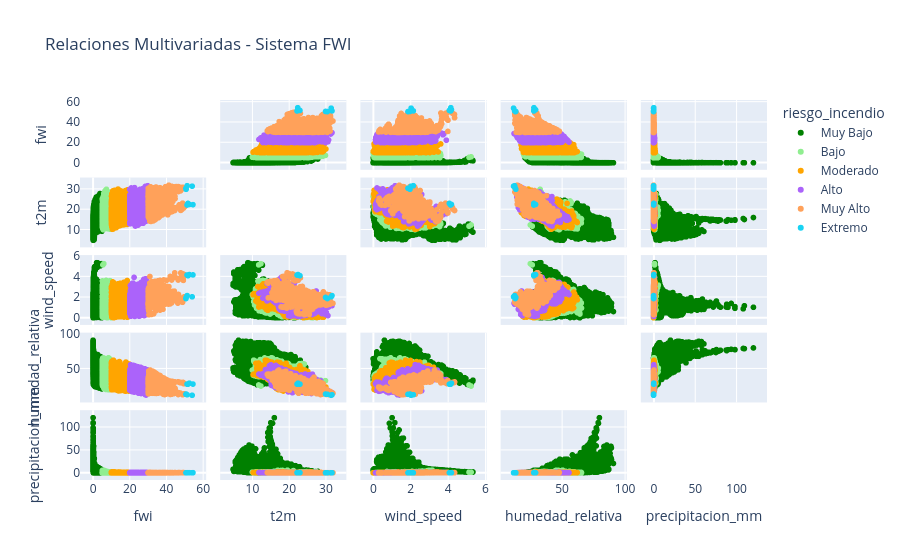

The notebook cell this image was saved under:
### Code cell
# Scatter matrix de variables clave
fig_scatter = px.scatter_matrix(
    df,
    dimensions=['fwi', 't2m', 'wind_speed', 'humedad_relativa', 'precipitacion_mm'],
    color='riesgo_incendio',
    color_discrete_map={
        'Muy Bajo': 'green',
        'Bajo': 'lightgreen', 
        'Moderado': 'orange'
    },
    title="Relaciones Multivariadas - Sistema FWI"
)
fig_scatter.update_traces(diagonal_visible=False)
fig_scatter.show()

### Figure 1 — Plotly figure (JSON) as saved in the notebook; plotly's stock layout.template omitted (floating-point values rounded to 4 significant figures; data arrays with more than 128 entries replaced by an {"elided": "..."} marker saying what was removed)
{"data": [{"diagonal": {"visible": false}, "dimensions": [{"axis": {"matches": true}, "label": "fwi", "values": {"elided": "6915 float values"}}, {"axis": {"matches": true}, "label": "t2m", "values": {"elided": "6915 float values"}}, {"axis": {"matches": true}, "label": "wind_speed", "values": {"elided": "6915 float values"}}, {"axis": {"matches": true}, "label": "humedad_relativa", "values": {"elided": "6915 float values"}}, {"axis": {"matches": true}, "label": "precipitacion_mm", "values": {"elided": "6915 float values"}}], "hovertemplate": "riesgo_incendio=Muy Bajo<br>%{xaxis.title.text}=%{x}<br>%{yaxis.title.text}=%{y}<extra></extra>", "legendgroup": "Muy Bajo", "marker": {"color": "green", "symbol": "circle"}, "name": "Muy Bajo", "showlegend": true, "type": "splom"}, {"diagonal": {"visible": false}, "dimensions": [{"axis": {"matches": true}, "label": "fwi", "values": {"elided": "2294 float values"}}, {"axis": {"matches": true}, "label": "t2m", "values": {"elided": "2294 float values"}}, {"axis": {"matches": true}, "label": "wind_speed", "values": {"elided": "2294 float values"}}, {"axis": {"matches": true}, "label": "humedad_relativa", "values": {"elided": "2294 float values"}}, {"axis": {"matches": true}, "label": "precipitacion_mm", "values": {"elided": "2294 float values"}}], "hovertemplate": "riesgo_incendio=Bajo<br>%{xaxis.title.text}=%{x}<br>%{yaxis.title.text}=%{y}<extra></extra>", "legendgroup": "Bajo", "marker": {"color": "lightgreen", "symbol": "circle"}, "name": "Bajo", "showlegend": true, "type": "splom"}, {"diagonal": {"visible": false}, "dimensions": [{"axis": {"matches": true}, "label": "fwi", "values": {"elided": "2897 float values"}}, {"axis": {"matches": true}, "label": "t2m", "values": {"elided": "2897 float values"}}, {"axis": {"matches": true}, "label": "wind_speed", "values": {"elided": "2897 float values"}}, {"axis": {"matches": true}, "label": "humedad_relativa", "values": {"elided": "2897 float values"}}, {"axis": {"matches": true}, "label": "precipitacion_mm", "values": {"elided": "2897 float values"}}], "hovertemplate": "riesgo_incendio=Moderado<br>%{xaxis.title.text}=%{x}<br>%{yaxis.title.text}=%{y}<extra></extra>", "legendgroup": "Moderado", "marker": {"color": "orange", "symbol": "circle"}, "name": "Moderado", "showlegend": true, "type": "splom"}, {"diagonal": {"visible": false}, "dimensions": [{"axis": {"matches": true}, "label": "fwi", "values": {"elided": "1306 float values"}}, {"axis": {"matches": true}, "label": "t2m", "values": {"elided": "1306 float values"}}, {"axis": {"matches": true}, "label": "wind_speed", "values": {"elided": "1306 float values"}}, {"axis": {"matches": true}, "label": "humedad_relativa", "values": {"elided": "1306 float values"}}, {"axis": {"matches": true}, "label": "precipitacion_mm", "values": {"elided": "1306 float values"}}], "hovertemplate": "riesgo_incendio=Alto<br>%{xaxis.title.text}=%{x}<br>%{yaxis.title.text}=%{y}<extra></extra>", "legendgroup": "Alto", "marker": {"color": "#ab63fa", "symbol": "circle"}, "name": "Alto", "showlegend": true, "type": "splom"}, {"diagonal": {"visible": false}, "dimensions": [{"axis": {"matches": true}, "label": "fwi", "values": {"elided": "858 float values"}}, {"axis": {"matches": true}, "label": "t2m", "values": {"elided": "858 float values"}}, {"axis": {"matches": true}, "label": "wind_speed", "values": {"elided": "858 float values"}}, {"axis": {"matches": true}, "label": "humedad_relativa", "values": {"elided": "858 float values"}}, {"axis": {"matches": true}, "label": "precipitacion_mm", "values": {"elided": "858 float values"}}], "hovertemplate": "riesgo_incendio=Muy Alto<br>%{xaxis.title.text}=%{x}<br>%{yaxis.title.text}=%{y}<extra></extra>", "legendgroup": "Muy Alto", "marker": {"color": "#FFA15A", "symbol": "circle"}, "name": "Muy Alto", "showlegend": true, "type": "splom"}, {"diagonal": {"visible": false}, "dimensions": [{"axis": {"matches": true}, "label": "fwi", "values": [54.08, 50.71, 51.35, 50.78, 51.29, 52.54, 51.8, 54.51]}, {"axis": {"matches": true}, "label": "t2m", "values": [31.52, 30.5, 31.75, 29.99, 22.23, 22.49, 23.02, 22.41]}, {"axis": {"matches": true}, "label": "wind_speed", "values": [2.042, 1.877, 2.161, 1.982, 4.158, 4.204, 4.094, 4.17]}, {"axis": {"matches": true}, "label": "humedad_relativa", "values": [11.56, 12.97, 12.39, 13.38, 27.69, 29.05, 27.62, 27.75]}, {"axis": {"matches": true}, "label": "precipitacion_mm", "values": [0.001727, 0.001727, 0.001727, 0.003934, 0.1569, 0.2594, 0.1677, 0.2052]}], "hovertemplate": "riesgo_incendio=Extremo<br>%{xaxis.title.text}=%{x}<br>%{yaxis.title.text}=%{y}<extra></extra>", "legendgroup": "Extremo", "marker": {"color": "#19d3f3", "symbol": "circle"}, "name": "Extremo", "showlegend": true, "type": "splom"}], "layout": {"dragmode": "select", "legend": {"title": {"text": "riesgo_incendio"}, "tracegroupgap": 0}, "title": {"text": "Relaciones Multivariadas - Sistema FWI"}}}
